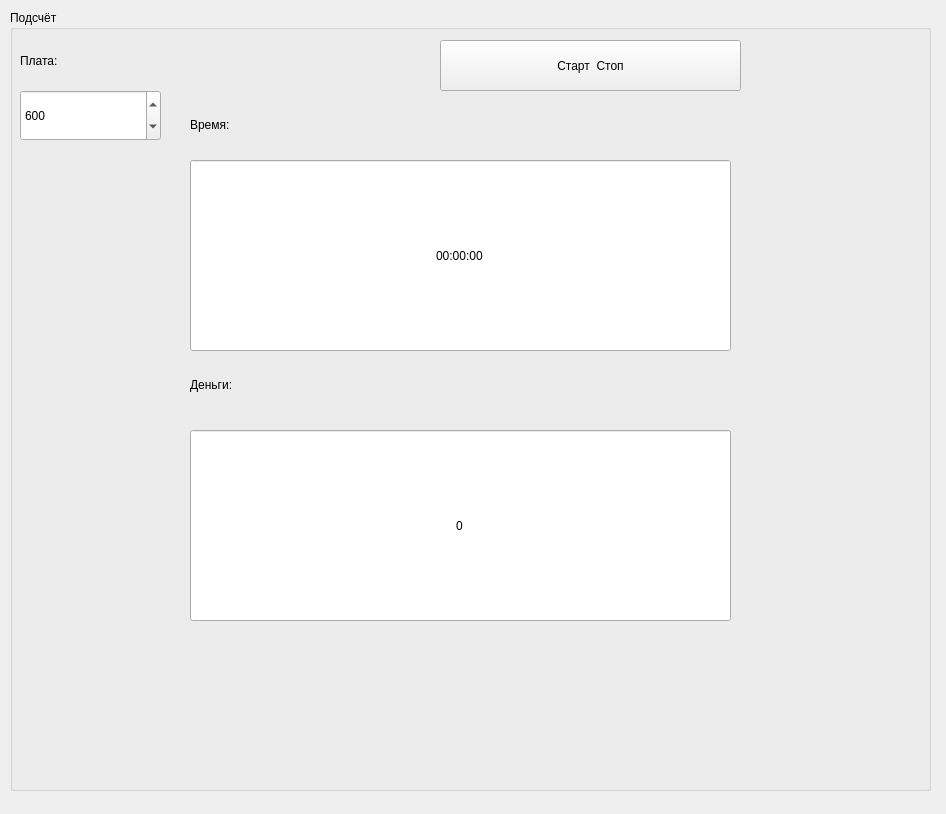
<?xml version="1.0" encoding="UTF-8"?>
<ui version="4.0">
 <class>Form</class>
 <widget class="QWidget" name="Form">
  <property name="geometry">
   <rect>
    <x>0</x>
    <y>0</y>
    <width>946</width>
    <height>814</height>
   </rect>
  </property>
  <property name="sizePolicy">
   <sizepolicy hsizetype="Fixed" vsizetype="Fixed">
    <horstretch>0</horstretch>
    <verstretch>0</verstretch>
   </sizepolicy>
  </property>
  <property name="windowTitle">
   <string>TimeCash</string>
  </property>
  <widget class="QGroupBox" name="groupBox">
   <property name="geometry">
    <rect>
     <x>10</x>
     <y>10</y>
     <width>921</width>
     <height>781</height>
    </rect>
   </property>
   <property name="title">
    <string>Подсчёт</string>
   </property>
   <widget class="QPushButton" name="pushButton">
    <property name="geometry">
     <rect>
      <x>430</x>
      <y>30</y>
      <width>301</width>
      <height>51</height>
     </rect>
    </property>
    <property name="styleSheet">
     <string notr="true">font: 20pt &quot;MS Shell Dlg 2&quot;;</string>
    </property>
    <property name="text">
     <string>Старт  Стоп</string>
    </property>
   </widget>
   <widget class="QSpinBox" name="spinBox">
    <property name="geometry">
     <rect>
      <x>10</x>
      <y>80</y>
      <width>141</width>
      <height>51</height>
     </rect>
    </property>
    <property name="styleSheet">
     <string notr="true">font: 16pt &quot;MS Shell Dlg 2&quot;;</string>
    </property>
    <property name="maximum">
     <number>10000</number>
    </property>
    <property name="value">
     <number>600</number>
    </property>
   </widget>
   <widget class="QLabel" name="label">
    <property name="geometry">
     <rect>
      <x>180</x>
      <y>90</y>
      <width>291</width>
      <height>51</height>
     </rect>
    </property>
    <property name="styleSheet">
     <string notr="true">font: 20pt &quot;MS Shell Dlg 2&quot;;</string>
    </property>
    <property name="text">
     <string>Время:</string>
    </property>
    <property name="textFormat">
     <enum>Qt::RichText</enum>
    </property>
   </widget>
   <widget class="QLabel" name="label_2">
    <property name="geometry">
     <rect>
      <x>180</x>
      <y>350</y>
      <width>291</width>
      <height>51</height>
     </rect>
    </property>
    <property name="styleSheet">
     <string notr="true">font: 20pt &quot;MS Shell Dlg 2&quot;;</string>
    </property>
    <property name="text">
     <string>Деньги:</string>
    </property>
    <property name="textFormat">
     <enum>Qt::RichText</enum>
    </property>
   </widget>
   <widget class="QLabel" name="label_3">
    <property name="geometry">
     <rect>
      <x>10</x>
      <y>30</y>
      <width>131</width>
      <height>41</height>
     </rect>
    </property>
    <property name="text">
     <string>Плата:</string>
    </property>
   </widget>
   <widget class="QLineEdit" name="lineEdit">
    <property name="geometry">
     <rect>
      <x>180</x>
      <y>150</y>
      <width>541</width>
      <height>191</height>
     </rect>
    </property>
    <property name="styleSheet">
     <string notr="true">font: 48pt &quot;Mongolian Baiti&quot;;</string>
    </property>
    <property name="text">
     <string>00:00:00</string>
    </property>
    <property name="alignment">
     <set>Qt::AlignCenter</set>
    </property>
    <property name="readOnly">
     <bool>true</bool>
    </property>
   </widget>
   <widget class="QLineEdit" name="lineEdit_2">
    <property name="geometry">
     <rect>
      <x>180</x>
      <y>420</y>
      <width>541</width>
      <height>191</height>
     </rect>
    </property>
    <property name="styleSheet">
     <string notr="true">font: 48pt &quot;Mongolian Baiti&quot;;</string>
    </property>
    <property name="text">
     <string>0</string>
    </property>
    <property name="alignment">
     <set>Qt::AlignCenter</set>
    </property>
    <property name="readOnly">
     <bool>true</bool>
    </property>
   </widget>
  </widget>
 </widget>
 <resources/>
 <connections/>
</ui>
